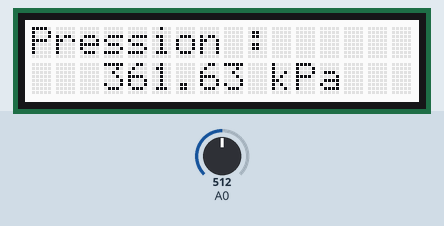
Recording of a sketch running on a simulated Arduino Uno, built with avr-gcc and run on an emulated ATmega328P. Shown: 16×2 character LCD. The test bench sets the inputs (shaded band); at power-on: A0 = 512.

Above: at 4.3 s.
4.4 s: A0 set to 33
At 4.9 s:
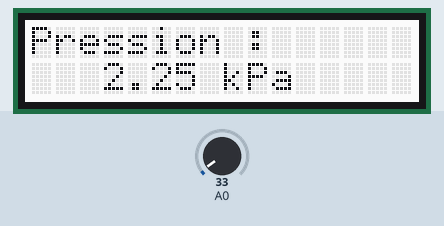
7.4 s: A0 set to 27
At 8.0 s:
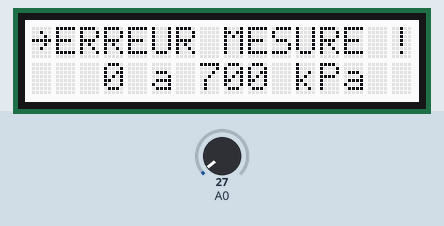
10.4 s: A0 set to 122
At 11.0 s:
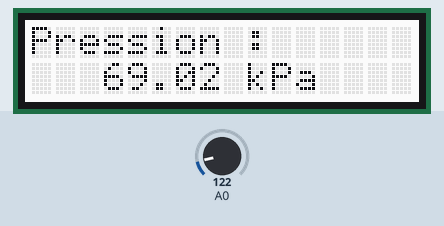
15.1 s: A0 set to 0
At 15.8 s:
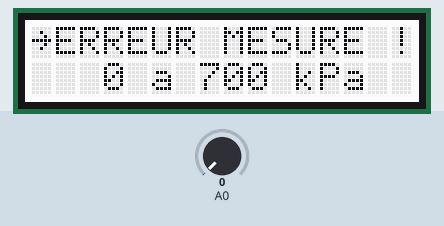
Timing chart, 0 to 18.1 s (numbered marks = the images above; inputs shaded):
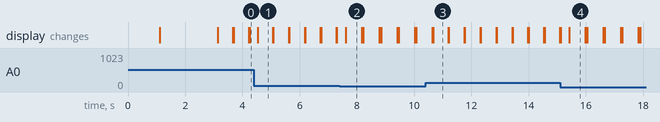

The sketch:

Capteur_pression_avec_LCD_GROVE.ino
```cpp
/*
    ** Mesure et affichage pression seringue (0 à 700 kPa), module Grove **
       PIN A0 Module shield GROVE capteur pression
       PIN I2C Module shield GROVE afficheur
       Utilisation bibliothèque rgb_lcd.h
*/
#include <Wire.h>
#include "rgb_lcd.h"
int offset = 300; // cf. datasheet src (pression 0)
int fullScale = 9630; // cf. datasheet src (pression MAX)
int iBcl = 0;
float fPre = 0;
rgb_lcd lcd;

void setup() {
  lcd.begin(16, 2);
  lcd.clear();
  lcd.setCursor(4, 0);
  lcd.print("PIERRON");
  delay(1000);
  lcd.clear();
  lcd.setCursor(0, 0);
  lcd.print("~Mesure pression");
  lcd.setCursor(3, 1);
  lcd.print("0 a 700 kPa");
  delay(2000);
  lcd.clear();
}

void loop() {

  int iTem = 0;

  for (iBcl = 0; iBcl < 10; iBcl++) {
    iTem = iTem + analogRead(A0);

  }
  fPre = (iTem - offset) * 700.0 / (fullScale - offset); // cf. datasheet

  lcd.clear();
  lcd.setCursor(0, 0);
  lcd.print("Pression : ");
  lcd.setCursor(3, 1);
  lcd.print(fPre, 2);
  lcd.print(" kPa ");

  if ((fPre > 700) || (fPre < 0 )) {
    lcd.clear();
    lcd.setCursor(0, 0);
    lcd.print("~ERREUR MESURE !");
    lcd.setCursor(3, 1);
    lcd.print("0 a 700 kPa");

  }

  delay(250);
  lcd.clear();

}
```

Measured:
- the behaviour switches between 30 and 29 on A0 (found by bisection; images 1 and 2)
- after the input at 4.4 s, the display: changes after 0.13 s (image 1)
- after the input at 7.4 s, the display: changes after 0.21 s (image 2)
- after the input at 10.4 s, the display: first differs from a run without the input after 0.26 s (image 3)
- after the input at 15.1 s, the display: first differs from a run without the input after 0.32 s (image 4)
- what the display in image 1 shows lasts 0.6 s, from 4.5 s to 5.1 s
- what the display in image 2 shows lasts 0.6 s, from 7.6 s to 8.2 s
